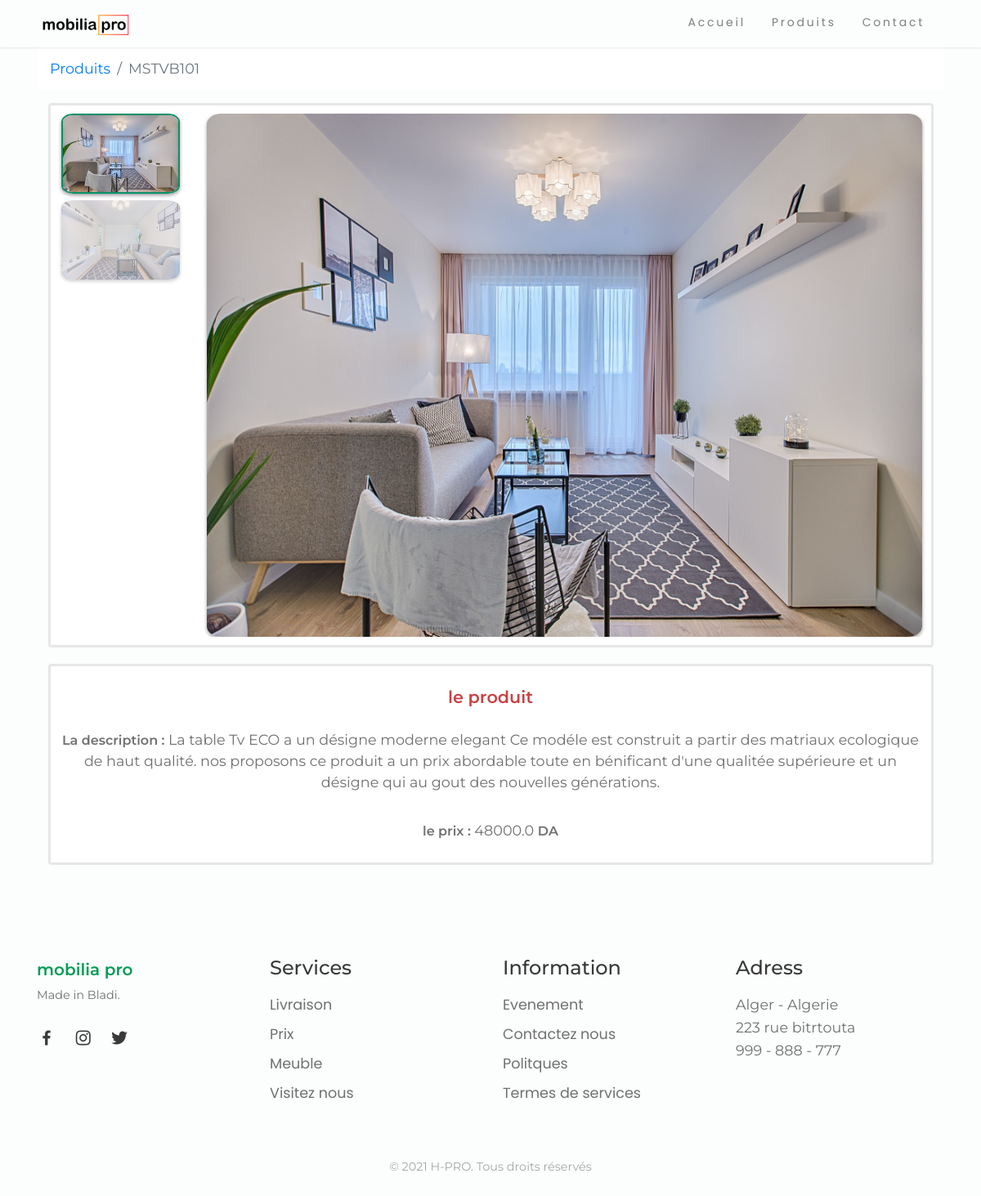
The app's page /produits/MSTVB101/ with its own data.
### core/models.py (models this page shows, shortened)
class Item(models.Model):
    title = models.CharField(max_length=100)
    price = models.FloatField()
    discount_price = models.FloatField(blank=True, null=True)
    category = models.CharField(choices=CATEGORY_CHOICES, max_length=2)
    color = models.CharField(choices=COLOR_CHOICES, max_length=3, default="P")
    inventory = models.CharField(
        choices=INVENTORY_STATES, max_length=2, default="P")
    product_category = models.CharField(
        choices=PRODUCT_CATEGORY, max_length=3, default="RA")
    slug = models.SlugField()
    description = models.TextField()
    image = models.FileField(blank=True)

class ItemImage(models.Model):
    item = models.ForeignKey(Item, default=None, on_delete=models.CASCADE)
    images = models.FileField(upload_to='images/')
    number = models.IntegerField(default=1)
    caption = models.CharField(blank=True, max_length=30)

### core/views.py (the view)
# urls.py: path('produits/<slug>/', ItemDetailView, name='product'),
def ItemDetailView(request, slug):
    item = get_object_or_404(Item, slug=slug)
    photos = ItemImage.objects.filter(item=item)
    return render(request, 'product.html', {
        'object': item,
        'photos': photos
    })

### core/templates/product.html (shortened to what this page needs)
{% extends "index.html" %} {% load static %} {% block content %}
<link rel="stylesheet" href="{% static 'css/magnific-popup.css' %}">
  <div class="container">
    <nav aria-label="breadcrumb">
      <ol class="breadcrumb">
      <li class="breadcrumb-item"><a href={% url 'core:products' %}>Produits</a></li>
      <li class="breadcrumb-item active"  aria-current="page">{{object.title}}</li>
      </ol>
    </nav>
  </div>
  <div class="container marketing ">
  <div class="row">
  <div  class="informations">
    <div class="service service1">
        <div id="Carousel" class="carousel slide carousel-fade" data-touch="true" data-ride="carousel">
          <div class="row">
            <div class=" col-sm-2 d-none d-md-block">
              <ol class="carousel-indicators list-group">
                  {% for p in photos %}
                  <li data-target="#Carousel" data-slide-to='{{ forloop.counter0 }}' class="{% if forloop.counter0 == 0 %} active {% endif %} list-group-item p-0 mb-2 zoom img-ind"><img src="{{p.images.url}}" alt="" class="img-fluid"/></li>
                  {% endfor %}
                </ol>
              </div>
           <div class="carousel-inner col-md-10 col-sm-12">
              {% for p in photos %}
              <div class="{% if forloop.counter0 == 0 %}  active {% endif %} carousel-item" href="{{p.images.url}}" data-interval="50000">
                <img src="{{p.images.url}}" alt="product image" class="img-fluid" />
              </div>
              {% endfor %}
          </div>
        </div>
      </div>
    </div>
  </div>
</div>
</div>
<div class="container marketing mt-1">
  <div class="row ">
          <div  class="informations">
            <div class="service service2">
      <h4>le produit</h4>
      <p><strong style="font-weight: 600;font-size: 16px;">La description : </strong>{{object.description}}</p>
      <p>
        <strong style="font-weight: 600; font-size: 16px;">le prix : </strong>{{object.discount_price}} <strong style="font-weight: 600;font-size: 16px;">DA</strong>
      </p>
      </div>
      </div>
  </div>
</div>
{% endblock content %}

### static/css/index.css (style rules this page uses)
:root { --header-height: 3rem; --first-color: #069C54; --first-color-alt: #048654; --title-color: #393939; --text-color: #707070; --text-color-light: #A6A6A6; --body-color: #FBFEFD; --container-color: #FFFFFF; --body-font: 'Montserrat', sans-serif; --third-font: 'Poppins', sans-serif; --biggest-font-size: 2.25rem; --h1-font-size: 1.5rem; --h2-font-size: 1.25rem; --h3-font-size: 1rem; --normal-font-size: .975rem; --small-font-size: .875rem; --smaller-font-size: .75rem; --font-medium: 500; --font-semi-bold: 600; --mb-1: .5rem; --mb-2: 1rem; --mb-3: 1.5rem; --mb-4: 2rem; --mb-5: 2.5rem; --mb-6: 3rem; --z-tooltip: 10; --z-fixed: 100; }
@media screen and (min-width: 768px) { :root { --biggest-font-size: 4rem; --h1-font-size: 2.25rem; --h2-font-size: 1.5rem; --h3-font-size: 1.25rem; --normal-font-size: 1.1rem; --small-font-size: .900rem; --smaller-font-size: .825rem; } }
html { scroll-behavior: smooth; }
body { font-family: var(--body-font); font-size: var(--normal-font-size); background-color: var(--body-color); color: var(--text-color); line-height: 1.6; overflow-anchor: none; }
h1, h2, h3, p, ul { margin: 0; }
a { text-decoration: none; }
img { max-width: 100%; height: auto; }
@media screen and (min-width: 768px) { body { margin: 0; } }

### core/templates/product.html (style rules this page uses)
img { pointer-events: none; box-shadow: 0 2px 4px 0 rgba(0,0,0,0.4); }
.zoom { transition: transform .3s ease-in-out; }
.carousel-item { height: 100%; }
.carousel-item img { height:100%; width:auto; border-radius: 2%; }
@media screen and (min-width: 1200px) { .carousel-item img { max-height: 80vh; height:80vh; width:auto; } }
.carousel-indicators { position: initial; right: initial; bottom: initial; left: initial; z-index: initial; display: initial; -ms-flex-pack: initial; justify-content: initial; padding-left: initial; margin-right: initial; margin-left: initial; list-style: initial; }
.carousel-indicators .img-ind { width: auto; height: auto; text-indent: 0; border: none; }
.carousel-indicators .img-ind img { border-radius: 10%; max-height: 100px; }
.carousel-indicators .img-ind.active img { border:2px solid #089168 ; border-radius: 10%; -webkit-transition: all 0.3s ease; -moz-transition: all 0.3s ease; transition: all 0.3s ease; }
.carousel-indicators .img-ind.active { background-color:white; }
.informations p { font-size: var(--normal-font-size); margin: 1rem 0; line-height: 1.5; }
.informations { max-width: 95%; margin: 0 auto; width: 95%; text-align: center; padding-bottom: 1rem; }
.service h4 { font-family: 'Montserrat', sans-serif; font-weight: 600; color: #56ceba; font-size: 1.3rem; margin: 1rem 0 0.6rem; }
.service { background: white; -webkit-tap-highlight-color: transparent; padding:10px; border-radius: 4px; text-align: center; display: flex; flex-wrap: wrap; border: 3px solid #e7e7e7; -webkit-transition: all 0.3s ease; -moz-transition: all 0.3s ease; transition: all 0.3s ease; }
.service2 h4, .service2 .cta { color: #ca4242; }
.service > * { flex: 1 1 100%; }
.breadcrumb { background-color:white; }

### records on screen
Item: title "MSTVB101", description "La table Tv ECO a un désigne moderne elegant Ce modéle est construit a partir des matriaux ecologique de haut qualité. nos proposons ce produit a un prix abordable toute en bénificant d'une qualitée supérieure et un désigne qui au gout des nouvelles générations.", discount_price "48000.0"
ItemImage: images (picture)
ItemImage: images (picture)
